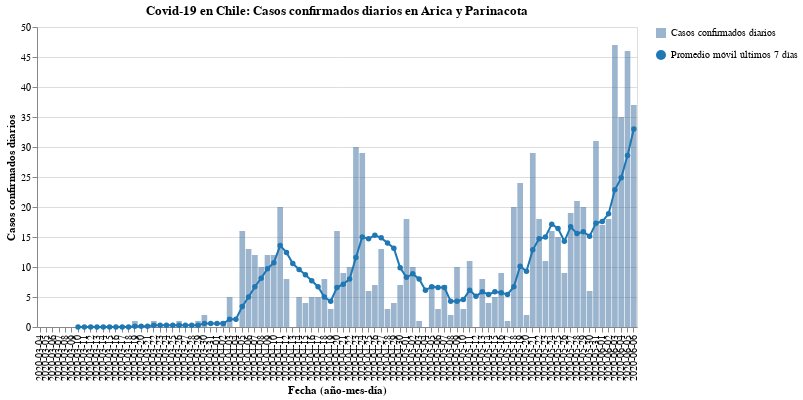

The notebook cell saved with this chart:
### Code cell
#hide_input
bars, line = my_cases_plot(region)
(bars + line).properties(
    title=f'Covid-19 en Chile: Casos confirmados diarios en {region}',
    width=600
)

### Figure 1 — Vega-Lite specification as saved in the notebook (floating-point values rounded to 4 significant figures)
{"config": {"view": {"continuousWidth": 400, "continuousHeight": 300}}, "layer": [{"mark": {"type": "bar", "opacity": 0.7}, "encoding": {"opacity": {"type": "nominal", "field": "Casos confirmados diarios", "legend": {"title": ""}}, "tooltip": [{"type": "nominal", "field": "Fecha"}, {"type": "quantitative", "field": "Casos confirmados"}], "x": {"type": "nominal", "axis": {"title": "Fecha (año-mes-día)"}, "field": "Fecha"}, "y": {"type": "quantitative", "axis": {"title": "Casos confirmados diarios"}, "field": "Casos confirmados"}}}, {"mark": {"type": "line", "color": "#1f77b4", "point": {"filled": true, "fill": "#1f77b4"}}, "encoding": {"shape": {"type": "nominal", "field": "Promedio móvil últimos 7 días", "legend": {"title": ""}}, "x": {"type": "nominal", "axis": {"title": "Fecha (año-mes-día)"}, "field": "Fecha"}, "y": {"type": "quantitative", "field": "Rolling"}}}], "data": {"name": "data-23b58ee3e8dc7d757b9bd7bb672683be"}, "title": "Covid-19 en Chile: Casos confirmados diarios en Arica y Parinacota", "width": 600, "$schema": "https://vega.github.io/schema/vega-lite/v4.8.1.json", "datasets": {"data-23b58ee3e8dc7d757b9bd7bb672683be": [{"Fecha": "2020-03-04", "Casos confirmados": 0, "Rolling": null, "Casos confirmados diarios": "Casos confirmados diarios", "Promedio móvil últimos 7 días": "Promedio móvil últimos 7 días"}, {"Fecha": "2020-03-05", "Casos confirmados": 0, "Rolling": null, "Casos confirmados diarios": "Casos confirmados diarios", "Promedio móvil últimos 7 días": "Promedio móvil últimos 7 días"}, {"Fecha": "2020-03-06", "Casos confirmados": 0, "Rolling": null, "Casos confirmados diarios": "Casos confirmados diarios", "Promedio móvil últimos 7 días": "Promedio móvil últimos 7 días"}, {"Fecha": "2020-03-07", "Casos confirmados": 0, "Rolling": null, "Casos confirmados diarios": "Casos confirmados diarios", "Promedio móvil últimos 7 días": "Promedio móvil últimos 7 días"}, {"Fecha": "2020-03-08", "Casos confirmados": 0, "Rolling": null, "Casos confirmados diarios": "Casos confirmados diarios", "Promedio móvil últimos 7 días": "Promedio móvil últimos 7 días"}, {"Fecha": "2020-03-09", "Casos confirmados": 0, "Rolling": null, "Casos confirmados diarios": "Casos confirmados diarios", "Promedio móvil últimos 7 días": "Promedio móvil últimos 7 días"}, {"Fecha": "2020-03-10", "Casos confirmados": 0, "Rolling": 0.0, "Casos confirmados diarios": "Casos confirmados diarios", "Promedio móvil últimos 7 días": "Promedio móvil últimos 7 días"}, {"Fecha": "2020-03-11", "Casos confirmados": 0, "Rolling": 0.0, "Casos confirmados diarios": "Casos confirmados diarios", "Promedio móvil últimos 7 días": "Promedio móvil últimos 7 días"}, {"Fecha": "2020-03-12", "Casos confirmados": 0, "Rolling": 0.0, "Casos confirmados diarios": "Casos confirmados diarios", "Promedio móvil últimos 7 días": "Promedio móvil últimos 7 días"}, {"Fecha": "2020-03-13", "Casos confirmados": 0, "Rolling": 0.0, "Casos confirmados diarios": "Casos confirmados diarios", "Promedio móvil últimos 7 días": "Promedio móvil últimos 7 días"}, {"Fecha": "2020-03-14", "Casos confirmados": 0, "Rolling": 0.0, "Casos confirmados diarios": "Casos confirmados diarios", "Promedio móvil últimos 7 días": "Promedio móvil últimos 7 días"}, {"Fecha": "2020-03-15", "Casos confirmados": 0, "Rolling": 0.0, "Casos confirmados diarios": "Casos confirmados diarios", "Promedio móvil últimos 7 días": "Promedio móvil últimos 7 días"}, {"Fecha": "2020-03-16", "Casos confirmados": 0, "Rolling": 0.0, "Casos confirmados diarios": "Casos confirmados diarios", "Promedio móvil últimos 7 días": "Promedio móvil últimos 7 días"}, {"Fecha": "2020-03-17", "Casos confirmados": 0, "Rolling": 0.0, "Casos confirmados diarios": "Casos confirmados diarios", "Promedio móvil últimos 7 días": "Promedio móvil últimos 7 días"}, {"Fecha": "2020-03-18", "Casos confirmados": 0, "Rolling": 0.0, "Casos confirmados diarios": "Casos confirmados diarios", "Promedio móvil últimos 7 días": "Promedio móvil últimos 7 días"}, {"Fecha": "2020-03-19", "Casos confirmados": 1, "Rolling": 0.1429, "Casos confirmados diarios": "Casos confirmados diarios", "Promedio móvil últimos 7 días": "Promedio móvil últimos 7 días"}, {"Fecha": "2020-03-20", "Casos confirmados": 0, "Rolling": 0.1429, "Casos confirmados diarios": "Casos confirmados diarios", "Promedio móvil últimos 7 días": "Promedio móvil últimos 7 días"}, {"Fecha": "2020-03-21", "Casos confirmados": 0, "Rolling": 0.1429, "Casos confirmados diarios": "Casos confirmados diarios", "Promedio móvil últimos 7 días": "Promedio móvil últimos 7 días"}, {"Fecha": "2020-03-22", "Casos confirmados": 1, "Rolling": 0.2857, "Casos confirmados diarios": "Casos confirmados diarios", "Promedio móvil últimos 7 días": "Promedio móvil últimos 7 días"}, {"Fecha": "2020-03-23", "Casos confirmados": 0, "Rolling": 0.2857, "Casos confirmados diarios": "Casos confirmados diarios", "Promedio móvil últimos 7 días": "Promedio móvil últimos 7 días"}, {"Fecha": "2020-03-24", "Casos confirmados": 0, "Rolling": 0.2857, "Casos confirmados diarios": "Casos confirmados diarios", "Promedio móvil últimos 7 días": "Promedio móvil últimos 7 días"}, {"Fecha": "2020-03-25", "Casos confirmados": 0, "Rolling": 0.2857, "Casos confirmados diarios": "Casos confirmados diarios", "Promedio móvil últimos 7 días": "Promedio móvil últimos 7 días"}, {"Fecha": "2020-03-26", "Casos confirmados": 1, "Rolling": 0.2857, "Casos confirmados diarios": "Casos confirmados diarios", "Promedio móvil últimos 7 días": "Promedio móvil últimos 7 días"}, {"Fecha": "2020-03-27", "Casos confirmados": 0, "Rolling": 0.2857, "Casos confirmados diarios": "Casos confirmados diarios", "Promedio móvil últimos 7 días": "Promedio móvil últimos 7 días"}, {"Fecha": "2020-03-28", "Casos confirmados": 0, "Rolling": 0.2857, "Casos confirmados diarios": "Casos confirmados diarios", "Promedio móvil últimos 7 días": "Promedio móvil últimos 7 días"}, {"Fecha": "2020-03-29", "Casos confirmados": 1, "Rolling": 0.2857, "Casos confirmados diarios": "Casos confirmados diarios", "Promedio móvil últimos 7 días": "Promedio móvil últimos 7 días"}, {"Fecha": "2020-03-30", "Casos confirmados": 2, "Rolling": 0.5714, "Casos confirmados diarios": "Casos confirmados diarios", "Promedio móvil últimos 7 días": "Promedio móvil últimos 7 días"}, {"Fecha": "2020-03-31", "Casos confirmados": 0, "Rolling": 0.5714, "Casos confirmados diarios": "Casos confirmados diarios", "Promedio móvil últimos 7 días": "Promedio móvil últimos 7 días"}, {"Fecha": "2020-04-01", "Casos confirmados": 0, "Rolling": 0.5714, "Casos confirmados diarios": "Casos confirmados diarios", "Promedio móvil últimos 7 días": "Promedio móvil últimos 7 días"}, {"Fecha": "2020-04-02", "Casos confirmados": 1, "Rolling": 0.5714, "Casos confirmados diarios": "Casos confirmados diarios", "Promedio móvil últimos 7 días": "Promedio móvil últimos 7 días"}, {"Fecha": "2020-04-03", "Casos confirmados": 5, "Rolling": 1.286, "Casos confirmados diarios": "Casos confirmados diarios", "Promedio móvil últimos 7 días": "Promedio móvil últimos 7 días"}, {"Fecha": "2020-04-04", "Casos confirmados": 0, "Rolling": 1.286, "Casos confirmados diarios": "Casos confirmados diarios", "Promedio móvil últimos 7 días": "Promedio móvil últimos 7 días"}, {"Fecha": "2020-04-05", "Casos confirmados": 16, "Rolling": 3.429, "Casos confirmados diarios": "Casos confirmados diarios", "Promedio móvil últimos 7 días": "Promedio móvil últimos 7 días"}, {"Fecha": "2020-04-06", "Casos confirmados": 13, "Rolling": 5.0, "Casos confirmados diarios": "Casos confirmados diarios", "Promedio móvil últimos 7 días": "Promedio móvil últimos 7 días"}, {"Fecha": "2020-04-07", "Casos confirmados": 12, "Rolling": 6.714, "Casos confirmados diarios": "Casos confirmados diarios", "Promedio móvil últimos 7 días": "Promedio móvil últimos 7 días"}, {"Fecha": "2020-04-08", "Casos confirmados": 10, "Rolling": 8.143, "Casos confirmados diarios": "Casos confirmados diarios", "Promedio móvil últimos 7 días": "Promedio móvil últimos 7 días"}, {"Fecha": "2020-04-09", "Casos confirmados": 12, "Rolling": 9.714, "Casos confirmados diarios": "Casos confirmados diarios", "Promedio móvil últimos 7 días": "Promedio móvil últimos 7 días"}, {"Fecha": "2020-04-10", "Casos confirmados": 12, "Rolling": 10.71, "Casos confirmados diarios": "Casos confirmados diarios", "Promedio móvil últimos 7 días": "Promedio móvil últimos 7 días"}, {"Fecha": "2020-04-11", "Casos confirmados": 20, "Rolling": 13.57, "Casos confirmados diarios": "Casos confirmados diarios", "Promedio móvil últimos 7 días": "Promedio móvil últimos 7 días"}, {"Fecha": "2020-04-12", "Casos confirmados": 8, "Rolling": 12.43, "Casos confirmados diarios": "Casos confirmados diarios", "Promedio móvil últimos 7 días": "Promedio móvil últimos 7 días"}, {"Fecha": "2020-04-13", "Casos confirmados": 0, "Rolling": 10.57, "Casos confirmados diarios": "Casos confirmados diarios", "Promedio móvil últimos 7 días": "Promedio móvil últimos 7 días"}, {"Fecha": "2020-04-14", "Casos confirmados": 5, "Rolling": 9.571, "Casos confirmados diarios": "Casos confirmados diarios", "Promedio móvil últimos 7 días": "Promedio móvil últimos 7 días"}, {"Fecha": "2020-04-15", "Casos confirmados": 4, "Rolling": 8.714, "Casos confirmados diarios": "Casos confirmados diarios", "Promedio móvil últimos 7 días": "Promedio móvil últimos 7 días"}, {"Fecha": "2020-04-16", "Casos confirmados": 5, "Rolling": 7.714, "Casos confirmados diarios": "Casos confirmados diarios", "Promedio móvil últimos 7 días": "Promedio móvil últimos 7 días"}, {"Fecha": "2020-04-17", "Casos confirmados": 5, "Rolling": 6.714, "Casos confirmados diarios": "Casos confirmados diarios", "Promedio móvil últimos 7 días": "Promedio móvil últimos 7 días"}, {"Fecha": "2020-04-18", "Casos confirmados": 8, "Rolling": 5.0, "Casos confirmados diarios": "Casos confirmados diarios", "Promedio móvil últimos 7 días": "Promedio móvil últimos 7 días"}, {"Fecha": "2020-04-19", "Casos confirmados": 3, "Rolling": 4.286, "Casos confirmados diarios": "Casos confirmados diarios", "Promedio móvil últimos 7 días": "Promedio móvil últimos 7 días"}, {"Fecha": "2020-04-20", "Casos confirmados": 16, "Rolling": 6.571, "Casos confirmados diarios": "Casos confirmados diarios", "Promedio móvil últimos 7 días": "Promedio móvil últimos 7 días"}, {"Fecha": "2020-04-21", "Casos confirmados": 9, "Rolling": 7.143, "Casos confirmados diarios": "Casos confirmados diarios", "Promedio móvil últimos 7 días": "Promedio móvil últimos 7 días"}, {"Fecha": "2020-04-22", "Casos confirmados": 10, "Rolling": 8.0, "Casos confirmados diarios": "Casos confirmados diarios", "Promedio móvil últimos 7 días": "Promedio móvil últimos 7 días"}, {"Fecha": "2020-04-23", "Casos confirmados": 30, "Rolling": 11.57, "Casos confirmados diarios": "Casos confirmados diarios", "Promedio móvil últimos 7 días": "Promedio móvil últimos 7 días"}, {"Fecha": "2020-04-24", "Casos confirmados": 29, "Rolling": 15.0, "Casos confirmados diarios": "Casos confirmados diarios", "Promedio móvil últimos 7 días": "Promedio móvil últimos 7 días"}, {"Fecha": "2020-04-25", "Casos confirmados": 6, "Rolling": 14.71, "Casos confirmados diarios": "Casos confirmados diarios", "Promedio móvil últimos 7 días": "Promedio móvil últimos 7 días"}, {"Fecha": "2020-04-26", "Casos confirmados": 7, "Rolling": 15.29, "Casos confirmados diarios": "Casos confirmados diarios", "Promedio móvil últimos 7 días": "Promedio móvil últimos 7 días"}, {"Fecha": "2020-04-27", "Casos confirmados": 13, "Rolling": 14.86, "Casos confirmados diarios": "Casos confirmados diarios", "Promedio móvil últimos 7 días": "Promedio móvil últimos 7 días"}, {"Fecha": "2020-04-28", "Casos confirmados": 3, "Rolling": 14.0, "Casos confirmados diarios": "Casos confirmados diarios", "Promedio móvil últimos 7 días": "Promedio móvil últimos 7 días"}, {"Fecha": "2020-04-29", "Casos confirmados": 4, "Rolling": 13.14, "Casos confirmados diarios": "Casos confirmados diarios", "Promedio móvil últimos 7 días": "Promedio móvil últimos 7 días"}, {"Fecha": "2020-04-30", "Casos confirmados": 7, "Rolling": 9.857, "Casos confirmados diarios": "Casos confirmados diarios", "Promedio móvil últimos 7 días": "Promedio móvil últimos 7 días"}, {"Fecha": "2020-05-01", "Casos confirmados": 18, "Rolling": 8.286, "Casos confirmados diarios": "Casos confirmados diarios", "Promedio móvil últimos 7 días": "Promedio móvil últimos 7 días"}, {"Fecha": "2020-05-02", "Casos confirmados": 10, "Rolling": 8.857, "Casos confirmados diarios": "Casos confirmados diarios", "Promedio móvil últimos 7 días": "Promedio móvil últimos 7 días"}, {"Fecha": "2020-05-03", "Casos confirmados": 1, "Rolling": 8.0, "Casos confirmados diarios": "Casos confirmados diarios", "Promedio móvil últimos 7 días": "Promedio móvil últimos 7 días"}, {"Fecha": "2020-05-04", "Casos confirmados": 0, "Rolling": 6.143, "Casos confirmados diarios": "Casos confirmados diarios", "Promedio móvil últimos 7 días": "Promedio móvil últimos 7 días"}, {"Fecha": "2020-05-05", "Casos confirmados": 7, "Rolling": 6.714, "Casos confirmados diarios": "Casos confirmados diarios", "Promedio móvil últimos 7 días": "Promedio móvil últimos 7 días"}, {"Fecha": "2020-05-06", "Casos confirmados": 3, "Rolling": 6.571, "Casos confirmados diarios": "Casos confirmados diarios", "Promedio móvil últimos 7 días": "Promedio móvil últimos 7 días"}, {"Fecha": "2020-05-07", "Casos confirmados": 7, "Rolling": 6.571, "Casos confirmados diarios": "Casos confirmados diarios", "Promedio móvil últimos 7 días": "Promedio móvil últimos 7 días"}, {"Fecha": "2020-05-08", "Casos confirmados": 2, "Rolling": 4.286, "Casos confirmados diarios": "Casos confirmados diarios", "Promedio móvil últimos 7 días": "Promedio móvil últimos 7 días"}, {"Fecha": "2020-05-09", "Casos confirmados": 10, "Rolling": 4.286, "Casos confirmados diarios": "Casos confirmados diarios", "Promedio móvil últimos 7 días": "Promedio móvil últimos 7 días"}, {"Fecha": "2020-05-10", "Casos confirmados": 3, "Rolling": 4.571, "Casos confirmados diarios": "Casos confirmados diarios", "Promedio móvil últimos 7 días": "Promedio móvil últimos 7 días"}, {"Fecha": "2020-05-11", "Casos confirmados": 11, "Rolling": 6.143, "Casos confirmados diarios": "Casos confirmados diarios", "Promedio móvil últimos 7 días": "Promedio móvil últimos 7 días"}, {"Fecha": "2020-05-12", "Casos confirmados": 0, "Rolling": 5.143, "Casos confirmados diarios": "Casos confirmados diarios", "Promedio móvil últimos 7 días": "Promedio móvil últimos 7 días"}, {"Fecha": "2020-05-13", "Casos confirmados": 8, "Rolling": 5.857, "Casos confirmados diarios": "Casos confirmados diarios", "Promedio móvil últimos 7 días": "Promedio móvil últimos 7 días"}, {"Fecha": "2020-05-14", "Casos confirmados": 4, "Rolling": 5.429, "Casos confirmados diarios": "Casos confirmados diarios", "Promedio móvil últimos 7 días": "Promedio móvil últimos 7 días"}, {"Fecha": "2020-05-15", "Casos confirmados": 5, "Rolling": 5.857, "Casos confirmados diarios": "Casos confirmados diarios", "Promedio móvil últimos 7 días": "Promedio móvil últimos 7 días"}, {"Fecha": "2020-05-16", "Casos confirmados": 9, "Rolling": 5.714, "Casos confirmados diarios": "Casos confirmados diarios", "Promedio móvil últimos 7 días": "Promedio móvil últimos 7 días"}, {"Fecha": "2020-05-17", "Casos confirmados": 1, "Rolling": 5.429, "Casos confirmados diarios": "Casos confirmados diarios", "Promedio móvil últimos 7 días": "Promedio móvil últimos 7 días"}, {"Fecha": "2020-05-18", "Casos confirmados": 20, "Rolling": 6.714, "Casos confirmados diarios": "Casos confirmados diarios", "Promedio móvil últimos 7 días": "Promedio móvil últimos 7 días"}, {"Fecha": "2020-05-19", "Casos confirmados": 24, "Rolling": 10.14, "Casos confirmados diarios": "Casos confirmados diarios", "Promedio móvil últimos 7 días": "Promedio móvil últimos 7 días"}, {"Fecha": "2020-05-20", "Casos confirmados": 2, "Rolling": 9.286, "Casos confirmados diarios": "Casos confirmados diarios", "Promedio móvil últimos 7 días": "Promedio móvil últimos 7 días"}, {"Fecha": "2020-05-21", "Casos confirmados": 29, "Rolling": 12.86, "Casos confirmados diarios": "Casos confirmados diarios", "Promedio móvil últimos 7 días": "Promedio móvil últimos 7 días"}, {"Fecha": "2020-05-22", "Casos confirmados": 18, "Rolling": 14.71, "Casos confirmados diarios": "Casos confirmados diarios", "Promedio móvil últimos 7 días": "Promedio móvil últimos 7 días"}, {"Fecha": "2020-05-23", "Casos confirmados": 11, "Rolling": 15.0, "Casos confirmados diarios": "Casos confirmados diarios", "Promedio móvil últimos 7 días": "Promedio móvil últimos 7 días"}, {"Fecha": "2020-05-24", "Casos confirmados": 16, "Rolling": 17.14, "Casos confirmados diarios": "Casos confirmados diarios", "Promedio móvil últimos 7 días": "Promedio móvil últimos 7 días"}, {"Fecha": "2020-05-25", "Casos confirmados": 15, "Rolling": 16.43, "Casos confirmados diarios": "Casos confirmados diarios", "Promedio móvil últimos 7 días": "Promedio móvil últimos 7 días"}, {"Fecha": "2020-05-26", "Casos confirmados": 9, "Rolling": 14.29, "Casos confirmados diarios": "Casos confirmados diarios", "Promedio móvil últimos 7 días": "Promedio móvil últimos 7 días"}, {"Fecha": "2020-05-27", "Casos confirmados": 19, "Rolling": 16.71, "Casos confirmados diarios": "Casos confirmados diarios", "Promedio móvil últimos 7 días": "Promedio móvil últimos 7 días"}, {"Fecha": "2020-05-28", "Casos confirmados": 21, "Rolling": 15.57, "Casos confirmados diarios": "Casos confirmados diarios", "Promedio móvil últimos 7 días": "Promedio móvil últimos 7 días"}, {"Fecha": "2020-05-29", "Casos confirmados": 20, "Rolling": 15.86, "Casos confirmados diarios": "Casos confirmados diarios", "Promedio móvil últimos 7 días": "Promedio móvil últimos 7 días"}, {"Fecha": "2020-05-30", "Casos confirmados": 6, "Rolling": 15.14, "Casos confirmados diarios": "Casos confirmados diarios", "Promedio móvil últimos 7 días": "Promedio móvil últimos 7 días"}, {"Fecha": "2020-05-31", "Casos confirmados": 31, "Rolling": 17.29, "Casos confirmados diarios": "Casos confirmados diarios", "Promedio móvil últimos 7 días": "Promedio móvil últimos 7 días"}, {"Fecha": "2020-06-01", "Casos confirmados": 17, "Rolling": 17.57, "Casos confirmados diarios": "Casos confirmados diarios", "Promedio móvil últimos 7 días": "Promedio móvil últimos 7 días"}, {"Fecha": "2020-06-02", "Casos confirmados": 18, "Rolling": 18.86, "Casos confirmados diarios": "Casos confirmados diarios", "Promedio móvil últimos 7 días": "Promedio móvil últimos 7 días"}, {"Fecha": "2020-06-03", "Casos confirmados": 47, "Rolling": 22.86, "Casos confirmados diarios": "Casos confirmados diarios", "Promedio móvil últimos 7 días": "Promedio móvil últimos 7 días"}, {"Fecha": "2020-06-04", "Casos confirmados": 35, "Rolling": 24.86, "Casos confirmados diarios": "Casos confirmados diarios", "Promedio móvil últimos 7 días": "Promedio móvil últimos 7 días"}, {"Fecha": "2020-06-05", "Casos confirmados": 46, "Rolling": 28.57, "Casos confirmados diarios": "Casos confirmados diarios", "Promedio móvil últimos 7 días": "Promedio móvil últimos 7 días"}, {"Fecha": "2020-06-06", "Casos confirmados": 37, "Rolling": 33.0, "Casos confirmados diarios": "Casos confirmados diarios", "Promedio móvil últimos 7 días": "Promedio móvil últimos 7 días"}]}}
